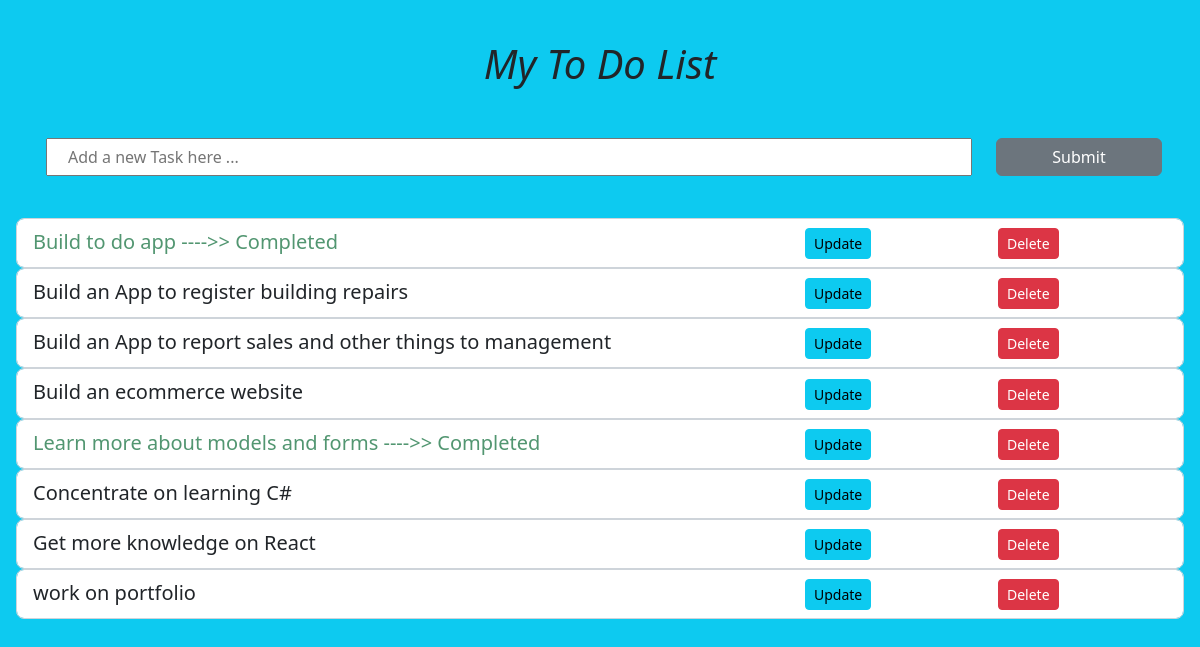
The page / on the database its author committed.
### app1/models.py (models this page shows)
class Task(models.Model):
    title = models.TextField(max_length=200)
    complete = models.BooleanField(default=False)
    Date = models.DateTimeField(auto_now_add=True)
    def __str__(self):
        return self.title

### app1/views.py (the view)
# urls.py: path('', index, name="index"),
def index(request):
    tasks = Task.objects.all()
    form = TaskForm
    if request.method == 'POST':
        form = TaskForm(request.POST)
        if form.is_valid():
            form.save()
        return redirect('/')
    context = {'tasks': tasks, 'form': form}
    return render(request, 'index.html', context)

### app1/templates/index.html (shortened to what this page needs)
{% load static %}
<!DOCTYPE html>
<html lang="en">
<head>
    <link href="https://cdn.jsdelivr.net/npm/bootstrap@5.2.3/dist/css/bootstrap.min.css" rel="stylesheet"
>
    <link rel="stylesheet" href="{% static 'style.css' %}">
</head>
<body class="bg-info p-3">
    <br>
    <div class="container text-center">
        <h1><em>My To Do List</em></h1>
    </div>
    <br>
    <div class="container text-center">
        <div class="row">
            <div class="col col-lg-10">
                <form method="POST" action="">
                    {{form.title}}
            </div>
            <div class="col col-lg-2">
                <div class="d-grid gap-2">
                    <input class="btn btn-secondary" type="Submit" name="Create Task">
                </div>
            </div>
        </div>
    </div>
    <br>
    {% for task in tasks %}
    <div class="form-control form-control-lg">
        <div class="row justify-content-md-center">
            <div class="col col-lg-8">
                {% if task.complete == True %}
                <label> {{task}} ---->> Completed </label>
                {% else %}
                <span>{{task}}</span>
                {% endif %}
            </div>
            <br>
            <div class="col col-lg-2">
                <a class="btn btn-sm btn-info" href="{% url 'update' task.id %}">Update</a>
            </div>
            <div class="col col-lg-2">
                <a class="btn btn-sm btn-danger" href="{% url 'delete' task.id %}">Delete</a>
            </div>
        </div>
    </div>
    {% endfor %}
</body>
</html>

### app1/static/style.css (style rules this page uses)
body { background-color: rgb(196, 232, 221); border-color: black; }
h1 { text-shadow: 10px; text-shadow: rgb(195, 70, 70); }
input { width: 100%; padding: 5px 20px; margin: 18px 4px; box-sizing: border-box; }
label { color: rgb(82, 150, 113); }

### rows shown on the page
Task: title "Build to do app"
Task: title "Build an App to register building repairs"
Task: title "Build an App to report sales and other things to management"
Task: title "Build an ecommerce website"
Task: title "Learn more about models and forms"
Task: title "Concentrate on learning C#"
Task: title "Get more knowledge on React"
Task: title "work on portfolio"
